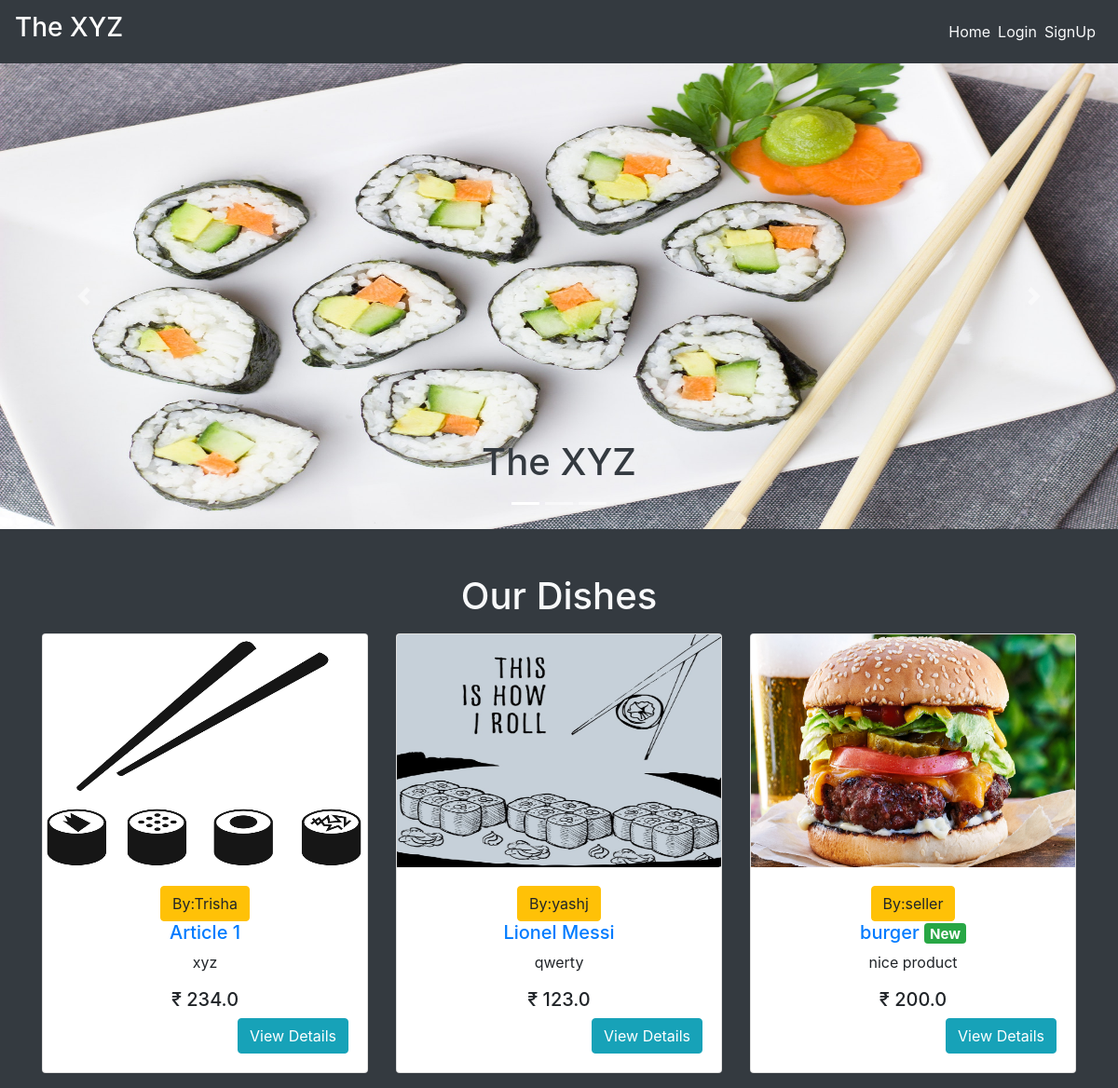
The page / on the database its author committed.
### main/models.py (models this page shows, shortened)
class Item(models.Model):
    LABELS = (
        ('BestSeller', 'BestSeller'),
        ('New', 'New'),
        ('Spicy🔥', 'Spicy🔥'),
    )
    LABEL_COLOUR = (
        ('danger', 'danger'),
        ('success', 'success'),
        ('primary', 'primary'),
        ('info', 'info')
    )
    title = models.CharField(max_length=150)
    description = models.CharField(max_length=250,blank=True)
    price = models.FloatField()
    pieces = models.IntegerField(default=6)
    instructions = models.CharField(max_length=250,default="Jain Option Available")
    image = models.ImageField(default='default.png', upload_to='images/')
    labels = models.CharField(max_length=25, choices=LABELS, blank=True)
    label_colour = models.CharField(max_length=15, choices=LABEL_COLOUR, blank=True)
    slug = models.SlugField(default="sushi_name")
    created_by = models.ForeignKey(User, on_delete=models.CASCADE)

### main/views.py (the view)
# urls.py: path('', MenuListView.as_view(), name='home'),
class MenuListView(ListView):
    model = Item
    template_name = 'main/home.html'
    context_object_name = 'menu_items'

### main/templates/main/home.html (shortened to what this page needs)
{% extends "main/layout.html" %}
{% block content %}
  <div class="home bg-dark">
    <div id="carouselExampleCaptions" class="carousel slide mb-5" data-ride="carousel" style="height: 500px;">
        <ol class="carousel-indicators">
          <li data-target="#carouselExampleCaptions" data-slide-to="0" class="active"></li>
          <li data-target="#carouselExampleCaptions" data-slide-to="1"></li>
          <li data-target="#carouselExampleCaptions" data-slide-to="2"></li>
        </ol>
        <div class="carousel-inner">
          <div class="carousel-item active">
            <img src="../media/sushi.jpg" class="d-block w-100" alt="sushi1" height="500px">
            <div class="carousel-caption d-none d-md-block text-dark">
              <h1>The XYZ</h1>
            </div>
          </div>
        </div>
        <a class="carousel-control-prev" href="#carouselExampleCaptions" role="button" data-slide="prev">
          <span class="carousel-control-prev-icon" aria-hidden="true"></span>
        </a>
        <a class="carousel-control-next" href="#carouselExampleCaptions" role="button" data-slide="next">
          <span class="carousel-control-next-icon" aria-hidden="true"></span>
        </a>
    </div>
    <div class="container">
      <h1 class="text-center text-light mb-3">Our Dishes</h1>
      <div class="row">
        {% for item in menu_items %}
            <div class="col-sm-4">
                <div class="card mb-3" style="height: fit-content; overflow: auto;">
                  <img src="{{ item.image.url }}" style="height: 250px;">
                    <div class="card-body text-center">
                      <button class="btn btn-warning">By:{{ item.created_by }}</button>
                      <h5 class="text-center"><a href="{% url 'main:dishes' item.slug %}">{{ item.title }} </a><span class="badge badge-{{ item.label_colour }}">{{ item.labels }}</span></h5>
                      <p class="text-center">{{ item.description }}</p>
                      <h5 class="text-center">₹ {{ item.price }}</h5>
                      <a href="{% url 'main:dishes' item.slug %}" class="btn btn-info float-right">View Details</a>
                    </div>
                </div>
            </div>
        {% endfor %}
      </div>
    </div>
  </div>
{% endblock content %}

### main/templates/main/layout.html (shortened to what this page needs)
{% load get_group %}
{% load static %}
<!DOCTYPE html>
<html lang="en">
<head>
    <link rel="stylesheet" href="https://maxcdn.bootstrapcdn.com/bootstrap/4.0.0/css/bootstrap.min.css">
    <link rel="stylesheet" type="text/css" href="{% static 'main/styles.css' %}">
</head>
<body>
    <nav class="navbar navbar-expand-lg navbar-dark bg-dark">
        <a class="navbar-brand" href="/"><h3>The XYZ</h3></a>
        <div class="collapse navbar-collapse" id="navbarNav">
            <ul class="navbar-nav ml-auto">
                    <li><a href="{% url 'main:home' %}" class="mr-2 text-light">Home</a></li>
                {% if user.is_authenticated %}
                    {% if request.user|has_group:"admin_owner" %}
                        <li><a href="{% url 'main:admin_dashboard' %}" class="mr-2 text-light">DashBoard</a></li>
                        <li>
                            <form class="logout-link" action="{% url 'accounts:logout' %}" method="post">
                                {% csrf_token %}
                                <button type="submit" class="mr-2">Logout</button>
                            </form>
                        </li>
                    {% else %}
                        <li><a href="{% url 'main:cart' %}" class="mr-2 text-light">My Cart🛒</a></li>
                        <li><a href="{% url 'main:order_details' %}" class="mr-2 text-light">Your Orders</a></li>
                        <li>
                            <form class="logout-link" action="{% url 'accounts:logout' %}" method="post">
                                {% csrf_token %}
                                <button type="submit" class="mr-2">Logout</button>
                            </form>
                        </li>
                    {% endif %}
                {% else %}
                    <li><a href="{% url 'accounts:login' %}" class="mr-2 text-light">Login</a></li>
                    <li><a href="{% url 'accounts:signup' %}" class="mr-2 text-light">SignUp</a></li>
                {% endif %}
            </ul>
        </div>
    </nav>
    <main role="main">
        {% block content %}{% endblock %}
    </main>

### rows shown on the page
Item: image (picture), created_by "Trisha", title "Article 1", description "xyz", price "234.0"
Item: image (picture), created_by "yashj", title "Lionel Messi", description "qwerty", price "123.0"
Item: image (picture), created_by "seller", title "burger", labels "New", description "nice product", price "200.0"
